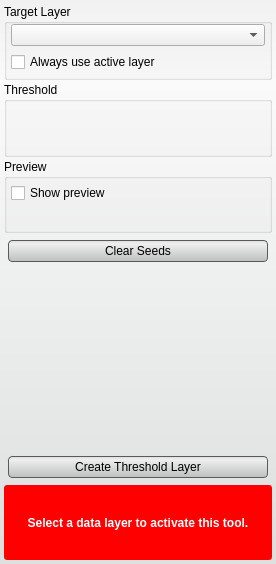
<?xml version="1.0" encoding="UTF-8"?>
<ui version="4.0">
 <class>ThresholdToolInterface</class>
 <widget class="QWidget" name="ThresholdToolInterface">
  <property name="geometry">
   <rect>
    <x>0</x>
    <y>0</y>
    <width>276</width>
    <height>564</height>
   </rect>
  </property>
  <property name="sizePolicy">
   <sizepolicy hsizetype="Preferred" vsizetype="Fixed">
    <horstretch>0</horstretch>
    <verstretch>0</verstretch>
   </sizepolicy>
  </property>
  <property name="minimumSize">
   <size>
    <width>0</width>
    <height>396</height>
   </size>
  </property>
  <property name="windowTitle">
   <string>Threshold Tool</string>
  </property>
  <property name="styleSheet">
   <string notr="true">QWidget#ThresholdToolInterface{
	border-radius: 3px;
	background-color: qlineargradient(spread:pad, x1:0.5, y1:0, x2:0.5, y2:0.960227, stop:0 rgba(241, 241, 241, 255), stop:0.155779 rgba(250, 250, 250, 255), stop:1 rgba(222, 224, 224, 255));  
}

QWidget#threshold_histogram_{
	background-color: white;
	border: 1px solid gray;
}

QPushButton{
	background-color: qlineargradient(spread:pad, x1:0.5, y1:0, x2:0.5, y2:0.960227, stop:0 rgba(221, 221, 221, 255), stop:0.155779 rgba(238, 238, 238, 255), stop:1 rgba(192, 194, 194, 255));
	border-radius: 4px;
	border: 1px solid rgb(90, 90, 90);
	margin:4px;
}

QPushButton:hover{
	background-color: qlineargradient(spread:pad, x1:0.5, y1:0, x2:0.5, y2:1, stop:0 rgba(195, 195, 195, 255), stop:0.253769 rgba(206, 206, 206, 255), stop:1 rgba(185, 185, 185, 255));
	border-radius: 4px;
	border: 1px solid rgb(90, 90, 90);
	margin:4px;
}

QPushButton:pressed{
	background-color: qlineargradient(spread:pad, x1:0.5, y1:0, x2:0.5, y2:1, stop:0 rgba(150, 150, 150, 255), stop:0.753769 rgba(206, 206, 206, 255), stop:1 rgba(185, 185, 185, 255));
	border-radius: 4px;
	border: 1px solid rgb(90, 90, 90);
	margin:4px;
}</string>
  </property>
  <layout class="QVBoxLayout" name="verticalLayout_5">
   <property name="spacing">
    <number>2</number>
   </property>
   <property name="margin">
    <number>4</number>
   </property>
   <item>
    <widget class="QGroupBox" name="target_groupbox_">
     <property name="minimumSize">
      <size>
       <width>0</width>
       <height>76</height>
      </size>
     </property>
     <property name="title">
      <string>Target Layer</string>
     </property>
     <layout class="QVBoxLayout" name="verticalLayout_4">
      <property name="spacing">
       <number>6</number>
      </property>
      <property name="leftMargin">
       <number>4</number>
      </property>
      <property name="topMargin">
       <number>0</number>
      </property>
      <property name="rightMargin">
       <number>4</number>
      </property>
      <property name="bottomMargin">
       <number>4</number>
      </property>
      <item>
       <widget class="QtUtils::QtDropableComboBox" name="target_layer_">
        <property name="sizePolicy">
         <sizepolicy hsizetype="Ignored" vsizetype="Fixed">
          <horstretch>0</horstretch>
          <verstretch>0</verstretch>
         </sizepolicy>
        </property>
       </widget>
      </item>
      <item>
       <widget class="QWidget" name="widget" native="true">
        <property name="minimumSize">
         <size>
          <width>0</width>
          <height>20</height>
         </size>
        </property>
        <layout class="QHBoxLayout" name="horizontalLayout_2">
         <property name="spacing">
          <number>0</number>
         </property>
         <property name="margin">
          <number>0</number>
         </property>
         <item>
          <widget class="QCheckBox" name="use_active_layer_">
           <property name="text">
            <string>Always use active layer</string>
           </property>
          </widget>
         </item>
        </layout>
       </widget>
      </item>
     </layout>
    </widget>
   </item>
   <item>
    <widget class="QGroupBox" name="groupBox_2">
     <property name="title">
      <string>Threshold</string>
     </property>
     <layout class="QVBoxLayout" name="verticalLayout_2">
      <property name="spacing">
       <number>4</number>
      </property>
      <property name="margin">
       <number>4</number>
      </property>
      <item>
       <widget class="QtUtils::QtSliderDoubleCombo" name="upper_threshold_" native="true"/>
      </item>
      <item>
       <widget class="QtUtils::QtSliderDoubleCombo" name="lower_threshold_" native="true"/>
      </item>
     </layout>
    </widget>
   </item>
   <item>
    <widget class="QGroupBox" name="preview_groupbox_">
     <property name="minimumSize">
      <size>
       <width>0</width>
       <height>20</height>
      </size>
     </property>
     <property name="title">
      <string>Preview</string>
     </property>
     <layout class="QVBoxLayout" name="verticalLayout_6">
      <property name="spacing">
       <number>2</number>
      </property>
      <property name="margin">
       <number>4</number>
      </property>
      <item>
       <layout class="QHBoxLayout" name="horizontalLayout_3">
        <item>
         <widget class="QCheckBox" name="show_preview_checkbox_">
          <property name="text">
           <string>Show preview</string>
          </property>
         </widget>
        </item>
       </layout>
      </item>
      <item>
       <widget class="QWidget" name="opacity_widget_" native="true">
        <layout class="QVBoxLayout" name="verticalLayout_7">
         <property name="spacing">
          <number>2</number>
         </property>
         <property name="margin">
          <number>0</number>
         </property>
         <item>
          <widget class="QtUtils::QtSliderDoubleCombo" name="preview_opacity_slider_" native="true"/>
         </item>
        </layout>
       </widget>
      </item>
     </layout>
    </widget>
   </item>
   <item>
    <widget class="QWidget" name="widget_6" native="true">
     <property name="minimumSize">
      <size>
       <width>0</width>
       <height>32</height>
      </size>
     </property>
     <property name="maximumSize">
      <size>
       <width>16777215</width>
       <height>32</height>
      </size>
     </property>
     <layout class="QVBoxLayout" name="verticalLayout">
      <property name="spacing">
       <number>0</number>
      </property>
      <property name="margin">
       <number>0</number>
      </property>
      <item>
       <widget class="QPushButton" name="clear_seeds_button_">
        <property name="sizePolicy">
         <sizepolicy hsizetype="Preferred" vsizetype="Fixed">
          <horstretch>0</horstretch>
          <verstretch>0</verstretch>
         </sizepolicy>
        </property>
        <property name="minimumSize">
         <size>
          <width>0</width>
          <height>30</height>
         </size>
        </property>
        <property name="text">
         <string>Clear Seeds</string>
        </property>
       </widget>
      </item>
     </layout>
    </widget>
   </item>
   <item>
    <widget class="QtUtils::QtHistogramWidget" name="histogram_" native="true">
     <property name="minimumSize">
      <size>
       <width>205</width>
       <height>180</height>
      </size>
     </property>
    </widget>
   </item>
   <item>
    <widget class="QWidget" name="widget_4" native="true">
     <property name="minimumSize">
      <size>
       <width>0</width>
       <height>32</height>
      </size>
     </property>
     <property name="maximumSize">
      <size>
       <width>16777215</width>
       <height>32</height>
      </size>
     </property>
     <layout class="QHBoxLayout" name="horizontalLayout">
      <property name="spacing">
       <number>0</number>
      </property>
      <property name="margin">
       <number>0</number>
      </property>
      <item>
       <widget class="QPushButton" name="run_button_">
        <property name="sizePolicy">
         <sizepolicy hsizetype="Preferred" vsizetype="Fixed">
          <horstretch>0</horstretch>
          <verstretch>0</verstretch>
         </sizepolicy>
        </property>
        <property name="minimumSize">
         <size>
          <width>0</width>
          <height>30</height>
         </size>
        </property>
        <property name="toolTip">
         <string>If this button is disabled its because you haven't set a valid Target Layer </string>
        </property>
        <property name="text">
         <string>Create Threshold Layer</string>
        </property>
       </widget>
      </item>
     </layout>
    </widget>
   </item>
   <item>
    <widget class="QWidget" name="message_alert_" native="true">
     <property name="minimumSize">
      <size>
       <width>0</width>
       <height>32</height>
      </size>
     </property>
     <property name="styleSheet">
      <string notr="true">QLabel#message_{
	color: white;
	font: bold;
}

QWidget#message_alert_{
	border-radius: 3px;
	background-color: red;
}</string>
     </property>
     <layout class="QHBoxLayout" name="horizontalLayout_4">
      <property name="spacing">
       <number>0</number>
      </property>
      <property name="margin">
       <number>4</number>
      </property>
      <item>
       <widget class="QLabel" name="message_">
        <property name="text">
         <string>Select a data layer to activate this tool.</string>
        </property>
        <property name="alignment">
         <set>Qt::AlignCenter</set>
        </property>
        <property name="wordWrap">
         <bool>true</bool>
        </property>
       </widget>
      </item>
     </layout>
    </widget>
   </item>
  </layout>
 </widget>
 <customwidgets>
  <customwidget>
   <class>QtUtils::QtSliderDoubleCombo</class>
   <extends>QWidget</extends>
   <header location="global">QtUtils/Widgets/QtSliderDoubleCombo.h</header>
   <container>1</container>
  </customwidget>
  <customwidget>
   <class>QtUtils::QtDropableComboBox</class>
   <extends>QComboBox</extends>
   <header location="global">QtUtils/Widgets/QtDropableComboBox.h</header>
  </customwidget>
  <customwidget>
   <class>QtUtils::QtHistogramWidget</class>
   <extends>QWidget</extends>
   <header location="global">QtUtils/Widgets/QtHistogramWidget.h</header>
   <container>1</container>
  </customwidget>
 </customwidgets>
 <resources/>
 <connections/>
</ui>
